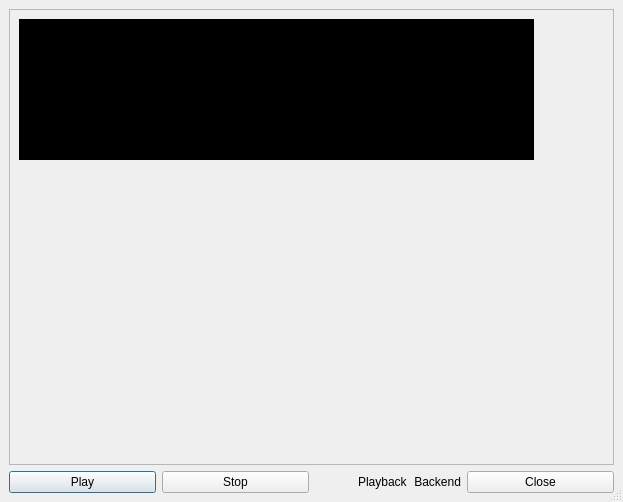
<ui version="4.0" >
 <author></author>
 <comment></comment>
 <exportmacro></exportmacro>
 <class>Tonal_Analysis</class>
 <widget class="QDialog" name="Tonal_Analysis" >
  <property name="geometry" >
   <rect>
    <x>0</x>
    <y>0</y>
    <width>623</width>
    <height>502</height>
   </rect>
  </property>
  <property name="windowTitle" >
   <string>Tonal Analysis</string>
  </property>
  <property name="sizeGripEnabled" >
   <bool>true</bool>
  </property>
  <layout class="QVBoxLayout" >
   <property name="margin" >
    <number>9</number>
   </property>
   <property name="spacing" >
    <number>6</number>
   </property>
   <item>
    <widget class="QFrame" name="frame3" >
     <property name="sizePolicy" >
      <sizepolicy>
       <hsizetype>7</hsizetype>
       <vsizetype>7</vsizetype>
       <horstretch>0</horstretch>
       <verstretch>0</verstretch>
      </sizepolicy>
     </property>
     <property name="frameShape" >
      <enum>QFrame::StyledPanel</enum>
     </property>
     <property name="frameShadow" >
      <enum>QFrame::Raised</enum>
     </property>
     <layout class="QGridLayout" >
      <property name="margin" >
       <number>9</number>
      </property>
      <property name="spacing" >
       <number>6</number>
      </property>
      <item rowspan="3" row="0" column="1" >
       <widget class="Vumeter" name="OutPort__AudioSource_0__Samples___Read" >
        <property name="sizePolicy" >
         <sizepolicy>
          <hsizetype>5</hsizetype>
          <vsizetype>5</vsizetype>
          <horstretch>1</horstretch>
          <verstretch>0</verstretch>
         </sizepolicy>
        </property>
       </widget>
      </item>
      <item row="0" column="0" >
       <widget class="Oscilloscope" name="OutPort__AudioSource_0__Samples___Read" >
        <property name="sizePolicy" >
         <sizepolicy>
          <hsizetype>5</hsizetype>
          <vsizetype>5</vsizetype>
          <horstretch>8</horstretch>
          <verstretch>0</verstretch>
         </sizepolicy>
        </property>
        <property name="palette" >
         <palette>
          <active>
           <color>
            <red>0</red>
            <green>0</green>
            <blue>0</blue>
           </color>
           <color>
            <red>221</red>
            <green>223</green>
            <blue>228</blue>
           </color>
           <color>
            <red>255</red>
            <green>255</green>
            <blue>255</blue>
           </color>
           <color>
            <red>255</red>
            <green>255</green>
            <blue>255</blue>
           </color>
           <color>
            <red>85</red>
            <green>85</green>
            <blue>85</blue>
           </color>
           <color>
            <red>199</red>
            <green>199</green>
            <blue>199</blue>
           </color>
           <color>
            <red>0</red>
            <green>0</green>
            <blue>0</blue>
           </color>
           <color>
            <red>255</red>
            <green>255</green>
            <blue>255</blue>
           </color>
           <color>
            <red>0</red>
            <green>0</green>
            <blue>0</blue>
           </color>
           <color>
            <red>255</red>
            <green>255</green>
            <blue>255</blue>
           </color>
           <color>
            <red>0</red>
            <green>0</green>
            <blue>0</blue>
           </color>
           <color>
            <red>0</red>
            <green>0</green>
            <blue>0</blue>
           </color>
           <color>
            <red>103</red>
            <green>141</green>
            <blue>178</blue>
           </color>
           <color>
            <red>255</red>
            <green>255</green>
            <blue>255</blue>
           </color>
           <color>
            <red>0</red>
            <green>0</green>
            <blue>238</blue>
           </color>
           <color>
            <red>82</red>
            <green>24</green>
            <blue>139</blue>
           </color>
           <color>
            <red>232</red>
            <green>232</green>
            <blue>232</blue>
           </color>
          </active>
          <inactive>
           <color>
            <red>0</red>
            <green>0</green>
            <blue>0</blue>
           </color>
           <color>
            <red>221</red>
            <green>223</green>
            <blue>228</blue>
           </color>
           <color>
            <red>255</red>
            <green>255</green>
            <blue>255</blue>
           </color>
           <color>
            <red>255</red>
            <green>255</green>
            <blue>255</blue>
           </color>
           <color>
            <red>85</red>
            <green>85</green>
            <blue>85</blue>
           </color>
           <color>
            <red>199</red>
            <green>199</green>
            <blue>199</blue>
           </color>
           <color>
            <red>0</red>
            <green>0</green>
            <blue>0</blue>
           </color>
           <color>
            <red>255</red>
            <green>255</green>
            <blue>255</blue>
           </color>
           <color>
            <red>0</red>
            <green>0</green>
            <blue>0</blue>
           </color>
           <color>
            <red>255</red>
            <green>255</green>
            <blue>255</blue>
           </color>
           <color>
            <red>0</red>
            <green>0</green>
            <blue>0</blue>
           </color>
           <color>
            <red>0</red>
            <green>0</green>
            <blue>0</blue>
           </color>
           <color>
            <red>103</red>
            <green>141</green>
            <blue>178</blue>
           </color>
           <color>
            <red>255</red>
            <green>255</green>
            <blue>255</blue>
           </color>
           <color>
            <red>0</red>
            <green>0</green>
            <blue>238</blue>
           </color>
           <color>
            <red>82</red>
            <green>24</green>
            <blue>139</blue>
           </color>
           <color>
            <red>232</red>
            <green>232</green>
            <blue>232</blue>
           </color>
          </inactive>
          <disabled>
           <color>
            <red>128</red>
            <green>128</green>
            <blue>128</blue>
           </color>
           <color>
            <red>221</red>
            <green>223</green>
            <blue>228</blue>
           </color>
           <color>
            <red>255</red>
            <green>255</green>
            <blue>255</blue>
           </color>
           <color>
            <red>255</red>
            <green>255</green>
            <blue>255</blue>
           </color>
           <color>
            <red>85</red>
            <green>85</green>
            <blue>85</blue>
           </color>
           <color>
            <red>199</red>
            <green>199</green>
            <blue>199</blue>
           </color>
           <color>
            <red>199</red>
            <green>199</green>
            <blue>199</blue>
           </color>
           <color>
            <red>255</red>
            <green>255</green>
            <blue>255</blue>
           </color>
           <color>
            <red>128</red>
            <green>128</green>
            <blue>128</blue>
           </color>
           <color>
            <red>0</red>
            <green>0</green>
            <blue>0</blue>
           </color>
           <color>
            <red>0</red>
            <green>0</green>
            <blue>0</blue>
           </color>
           <color>
            <red>0</red>
            <green>0</green>
            <blue>0</blue>
           </color>
           <color>
            <red>86</red>
            <green>117</green>
            <blue>148</blue>
           </color>
           <color>
            <red>255</red>
            <green>255</green>
            <blue>255</blue>
           </color>
           <color>
            <red>0</red>
            <green>0</green>
            <blue>238</blue>
           </color>
           <color>
            <red>82</red>
            <green>24</green>
            <blue>139</blue>
           </color>
           <color>
            <red>232</red>
            <green>232</green>
            <blue>232</blue>
           </color>
          </disabled>
         </palette>
        </property>
        <property name="autoFillBackground" >
         <bool>true</bool>
        </property>
        <property name="lineColor" >
         <color>
          <red>100</red>
          <green>255</green>
          <blue>120</blue>
         </color>
        </property>
       </widget>
      </item>
      <item row="1" column="0" >
       <widget class="CLAM::VM::Tonnetz" name="OutPort__TonalAnalysis_0__Pitch___Profile" />
      </item>
      <item row="2" column="0" >
       <widget class="CLAM::VM::KeySpace" name="OutPort__TonalAnalysis_0__Chord___Correlation" />
      </item>
     </layout>
    </widget>
   </item>
   <item>
    <layout class="QHBoxLayout" >
     <property name="margin" >
      <number>0</number>
     </property>
     <property name="spacing" >
      <number>6</number>
     </property>
     <item>
      <widget class="QPushButton" name="PlayButton" >
       <property name="sizePolicy" >
        <sizepolicy>
         <hsizetype>7</hsizetype>
         <vsizetype>0</vsizetype>
         <horstretch>0</horstretch>
         <verstretch>0</verstretch>
        </sizepolicy>
       </property>
       <property name="text" >
        <string>Play</string>
       </property>
      </widget>
     </item>
     <item>
      <widget class="QPushButton" name="StopButton" >
       <property name="sizePolicy" >
        <sizepolicy>
         <hsizetype>7</hsizetype>
         <vsizetype>0</vsizetype>
         <horstretch>0</horstretch>
         <verstretch>0</verstretch>
        </sizepolicy>
       </property>
       <property name="text" >
        <string>Stop</string>
       </property>
      </widget>
     </item>
     <item>
      <layout class="QHBoxLayout" >
       <property name="margin" >
        <number>0</number>
       </property>
       <property name="spacing" >
        <number>6</number>
       </property>
       <item>
        <spacer>
         <property name="orientation" >
          <enum>Qt::Horizontal</enum>
         </property>
         <property name="sizeHint" >
          <size>
           <width>40</width>
           <height>20</height>
          </size>
         </property>
        </spacer>
       </item>
       <item>
        <widget class="QLabel" name="PlaybackIndicator" >
         <property name="text" >
          <string>Playback</string>
         </property>
        </widget>
       </item>
       <item>
        <widget class="QLabel" name="BackendIndicator" >
         <property name="text" >
          <string>Backend</string>
         </property>
         <property name="alignment" >
          <set>Qt::AlignRight|Qt::AlignTrailing|Qt::AlignVCenter</set>
         </property>
        </widget>
       </item>
      </layout>
     </item>
     <item>
      <widget class="QPushButton" name="CloseButton" >
       <property name="sizePolicy" >
        <sizepolicy>
         <hsizetype>7</hsizetype>
         <vsizetype>5</vsizetype>
         <horstretch>0</horstretch>
         <verstretch>0</verstretch>
        </sizepolicy>
       </property>
       <property name="text" >
        <string>Close</string>
       </property>
      </widget>
     </item>
    </layout>
   </item>
  </layout>
 </widget>
 <layoutdefault spacing="6" margin="11" />
 <pixmapfunction></pixmapfunction>
 <customwidgets>
  <customwidget>
   <class>CLAM::VM::Tonnetz</class>
   <extends>QWidget</extends>
   <header>Tonnetz.hxx</header>
   <container>0</container>
   <pixmap></pixmap>
  </customwidget>
  <customwidget>
   <class>Vumeter</class>
   <extends>QWidget</extends>
   <header>Vumeter.hxx</header>
   <container>0</container>
   <pixmap></pixmap>
  </customwidget>
  <customwidget>
   <class>Oscilloscope</class>
   <extends>QWidget</extends>
   <header>Oscilloscope.hxx</header>
   <container>0</container>
   <pixmap></pixmap>
  </customwidget>
  <customwidget>
   <class>CLAM::VM::KeySpace</class>
   <extends>CLAM::VM::Tonnetz</extends>
   <header>KeySpace.hxx</header>
   <container>0</container>
   <pixmap></pixmap>
  </customwidget>
 </customwidgets>
 <tabstops>
  <tabstop>PlayButton</tabstop>
  <tabstop>StopButton</tabstop>
  <tabstop>CloseButton</tabstop>
 </tabstops>
 <resources/>
 <connections>
  <connection>
   <sender>CloseButton</sender>
   <signal>clicked()</signal>
   <receiver>Tonal_Analysis</receiver>
   <slot>close()</slot>
   <hints>
    <hint type="sourcelabel" >
     <x>485</x>
     <y>474</y>
    </hint>
    <hint type="destinationlabel" >
     <x>444</x>
     <y>503</y>
    </hint>
   </hints>
  </connection>
 </connections>
</ui>
